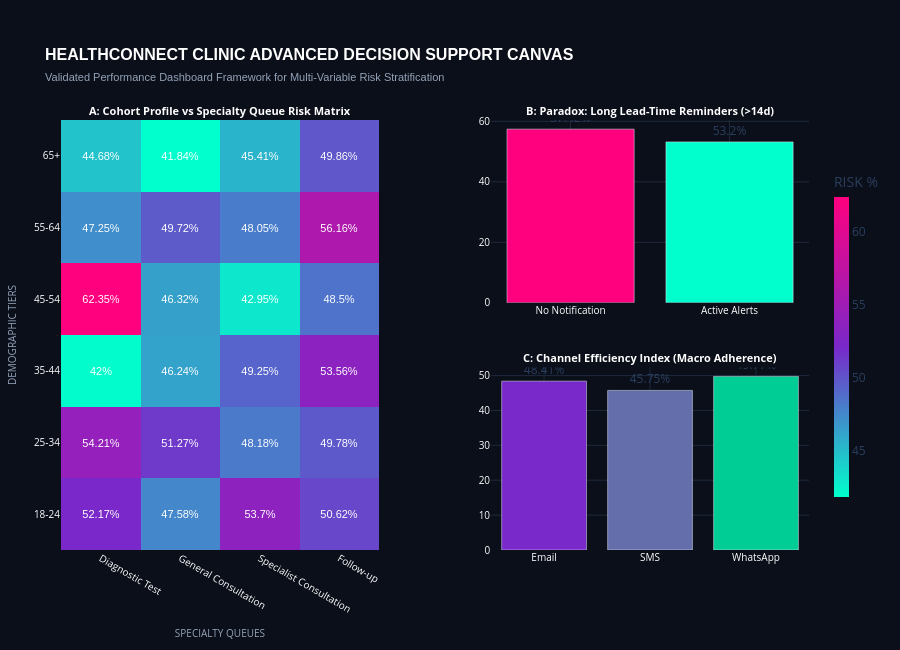

Notebook code cell kept with this figure:
### Code cell
def generate_decision_support_canvas(data_frame, export_directory=None, output_filename=None):
    working_df = data_frame.copy()
    working_df['NoShowBinary'] = working_df['appointment_outcome'].apply(lambda x: 1 if x == 'No-Show' else 0)

    AGE_COHORTS = ['18-24', '25-34', '35-44', '45-54', '55-64', '65+']
    SPECIALTY_QUEUES = ['Diagnostic Test', 'General Consultation', 'Specialist Consultation', 'Follow-up']

    # Subplot A Calculations
    heatmap_aggregation = working_df.groupby(['age_group', 'appointment_type'])['NoShowBinary'].mean().unstack().loc[AGE_COHORTS, SPECIALTY_QUEUES]
    z_matrix_percentages = (heatmap_aggregation.values * 100).round(2)

    # Subplot B Calculations
    extended_bookings_df = working_df[working_df['booking_lead_days'] > 14]
    reminder_aggregation = extended_bookings_df.groupby('reminder_sent')['NoShowBinary'].mean().reset_index()
    reminder_aggregation['rate'] = (reminder_aggregation['NoShowBinary'] * 100).round(2)
    reminder_aggregation['axis_labels'] = reminder_aggregation['reminder_sent'].map({'No': 'No Notification', 'Yes': 'Active Alerts'})

    # Subplot C Calculations
    channel_aggregation = working_df.groupby('reminder_channel')['NoShowBinary'].mean().reset_index()
    channel_aggregation['rate'] = (channel_aggregation['NoShowBinary'] * 100).round(2)

    # Dashboard Subplot Structure Initialization
    canvas_layout = make_subplots(
        rows=2, cols=2,
        specs=[[{"type": "heatmap", "rowspan": 2}, {"type": "bar"}],
               [None, {"type": "bar"}]],
        subplot_titles=(
            "<b>A: Cohort Profile vs Specialty Queue Risk Matrix</b>",
            "<b>B: Paradox: Long Lead-Time Reminders (>14d)</b>",
            "<b>C: Channel Efficiency Index (Macro Adherence)</b>"
        ),
        horizontal_spacing=0.15,
        vertical_spacing=0.15
    )

    # Add Trace Subplot A
    canvas_layout.add_trace(
        go.Heatmap(
            z=z_matrix_percentages, x=SPECIALTY_QUEUES, y=AGE_COHORTS,
            colorscale=[[0.0, '#00ffcc'], [0.5, '#7928ca'], [1.0, '#ff007f']],
            showscale=True,
            colorbar=dict(title="RISK %", thickness=15, len=0.8, yanchor="middle", y=0.5), # Fixed backslash syntax error here
            hovertemplate="Cohort: %{y}<br>Queue: %{x}<br>Risk Score: <b>%{z}%</b><extra></extra>",
            text=z_matrix_percentages, texttemplate="%{text}%", textfont=dict(color='#ffffff', size=11, family='Arial')
        ), row=1, col=1
    )

    # Add Trace Subplot B
    canvas_layout.add_trace(
        go.Bar(
            x=reminder_aggregation['axis_labels'], y=reminder_aggregation['rate'],
            marker_color=['#ff007f', '#00ffcc'],
            text=reminder_aggregation['rate'].apply(lambda x: f"{x}%"), textposition='outside',
            hovertemplate="Notification State: %{x}<br>No-Show Rate: <b>%{y}%</b><extra></extra>"
        ), row=1, col=2
    )

    # Add Trace Subplot C
    canvas_layout.add_trace(
        go.Bar(
            x=channel_aggregation['reminder_channel'], y=channel_aggregation['rate'],
            marker_color=['#7928ca', '#636eaa', '#00cc96'],
            text=channel_aggregation['rate'].apply(lambda x: f"{x}%"), textposition='outside',
            hovertemplate="Channel Gateway: %{x}<br>No-Show Rate: <b>%{y}%</b><extra></extra>"
        ), row=2, col=2
    )

    # Layout Aesthetics Updates
    canvas_layout.update_layout(
        title=dict(
            text="<b>HEALTHCONNECT CLINIC ADVANCED DECISION SUPPORT CANVAS</b><br><span style='color:#94a3b8; font-size:11px;'>Validated Performance Dashboard Framework for Multi-Variable Risk Stratification</span>",
            font=dict(size=16, color='#ffffff', family='Arial')
        ),
        plot_bgcolor='#0b0f19', paper_bgcolor='#0b0f19', showlegend=False, height=650, margin=dict(t=120, b=50, l=60, r=40)
    )

    axis_keys = ['xaxis', 'xaxis2', 'xaxis3', 'yaxis', 'yaxis2', 'yaxis3']
    for axis in axis_keys:
        canvas_layout['layout'][axis]['tickfont'] = dict(color='#ffffff', size=10)
        canvas_layout['layout'][axis]['gridcolor'] = '#1e293b'
        canvas_layout['layout'][axis]['zeroline'] = False

    canvas_layout['layout']['yaxis']['title'] = dict(text="DEMOGRAPHIC TIERS", font=dict(color='#94a3b8', size=10))
    canvas_layout['layout']['xaxis']['title'] = dict(text="SPECIALTY QUEUES", font=dict(color='#94a3b8', size=10))
    canvas_layout.update_annotations(dict(font=dict(color='#ffffff', size=11)))

    if export_directory and output_filename and os.path.isdir(export_directory):
        destination_target = os.path.join(export_directory, output_filename)
        canvas_layout.write_html(destination_target)
        print(f"[EXPORT SUCCESS] File verification path target resolved: {destination_target}")
            
    return canvas_layout

# Run rendering loops against current context directory configurations
TARGET_FILE = "healthconnect_decision_support_canvas.html"

dashboard_figure = generate_decision_support_canvas(df, export_directory=DOCS_DIR, output_filename=TARGET_FILE)
dashboard_figure.show()

### Figure 1 — Plotly figure (JSON) as saved in the notebook; plotly's stock layout.template omitted (floating-point values rounded to 4 significant figures)
{"data": [{"colorbar": {"len": 0.8, "thickness": 15, "title": {"text": "RISK %"}, "y": 0.5, "yanchor": "middle"}, "colorscale": [[0, "#00ffcc"], [0.5, "#7928ca"], [1, "#ff007f"]], "hovertemplate": "Cohort: %{y}<br>Queue: %{x}<br>Risk Score: <b>%{z}%</b><extra></extra>", "showscale": true, "text": [[52.17, 47.58, 53.7, 50.62], [54.21, 51.27, 48.18, 49.78], [42.0, 46.24, 49.25, 53.56], [62.35, 46.32, 42.95, 48.5], [47.25, 49.72, 48.05, 56.16], [44.68, 41.84, 45.41, 49.86]], "textfont": {"color": "#ffffff", "family": "Arial", "size": 11}, "texttemplate": "%{text}%", "type": "heatmap", "x": ["Diagnostic Test", "General Consultation", "Specialist Consultation", "Follow-up"], "xaxis": "x", "y": ["18-24", "25-34", "35-44", "45-54", "55-64", "65+"], "yaxis": "y", "z": [[52.17, 47.58, 53.7, 50.62], [54.21, 51.27, 48.18, 49.78], [42.0, 46.24, 49.25, 53.56], [62.35, 46.32, 42.95, 48.5], [47.25, 49.72, 48.05, 56.16], [44.68, 41.84, 45.41, 49.86]]}, {"hovertemplate": "Notification State: %{x}<br>No-Show Rate: <b>%{y}%</b><extra></extra>", "marker": {"color": ["#ff007f", "#00ffcc"]}, "text": ["57.42%", "53.2%"], "textposition": "outside", "type": "bar", "x": ["No Notification", "Active Alerts"], "xaxis": "x2", "y": [57.42, 53.2], "yaxis": "y2"}, {"hovertemplate": "Channel Gateway: %{x}<br>No-Show Rate: <b>%{y}%</b><extra></extra>", "marker": {"color": ["#7928ca", "#636eaa", "#00cc96"]}, "text": ["48.41%", "45.75%", "49.77%"], "textposition": "outside", "type": "bar", "x": ["Email", "SMS", "WhatsApp"], "xaxis": "x3", "y": [48.41, 45.75, 49.77], "yaxis": "y3"}], "layout": {"annotations": [{"font": {"color": "#ffffff", "size": 11}, "showarrow": false, "text": "<b>A: Cohort Profile vs Specialty Queue Risk Matrix</b>", "x": 0.2125, "xanchor": "center", "xref": "paper", "y": 1, "yanchor": "bottom", "yref": "paper"}, {"font": {"color": "#ffffff", "size": 11}, "showarrow": false, "text": "<b>B: Paradox: Long Lead-Time Reminders (>14d)</b>", "x": 0.7875, "xanchor": "center", "xref": "paper", "y": 1, "yanchor": "bottom", "yref": "paper"}, {"font": {"color": "#ffffff", "size": 11}, "showarrow": false, "text": "<b>C: Channel Efficiency Index (Macro Adherence)</b>", "x": 0.7875, "xanchor": "center", "xref": "paper", "y": 0.425, "yanchor": "bottom", "yref": "paper"}], "height": 650, "margin": {"b": 50, "l": 60, "r": 40, "t": 120}, "paper_bgcolor": "#0b0f19", "plot_bgcolor": "#0b0f19", "showlegend": false, "title": {"font": {"color": "#ffffff", "family": "Arial", "size": 16}, "text": "<b>HEALTHCONNECT CLINIC ADVANCED DECISION SUPPORT CANVAS</b><br><span style='color:#94a3b8; font-size:11px;'>Validated Performance Dashboard Framework for Multi-Variable Risk Stratification</span>"}, "xaxis": {"anchor": "y", "domain": [0, 0.425], "gridcolor": "#1e293b", "tickfont": {"color": "#ffffff", "size": 10}, "title": {"font": {"color": "#94a3b8", "size": 10}, "text": "SPECIALTY QUEUES"}, "zeroline": false}, "xaxis2": {"anchor": "y2", "domain": [0.575, 1], "gridcolor": "#1e293b", "tickfont": {"color": "#ffffff", "size": 10}, "zeroline": false}, "xaxis3": {"anchor": "y3", "domain": [0.575, 1], "gridcolor": "#1e293b", "tickfont": {"color": "#ffffff", "size": 10}, "zeroline": false}, "yaxis": {"anchor": "x", "domain": [0, 1], "gridcolor": "#1e293b", "tickfont": {"color": "#ffffff", "size": 10}, "title": {"font": {"color": "#94a3b8", "size": 10}, "text": "DEMOGRAPHIC TIERS"}, "zeroline": false}, "yaxis2": {"anchor": "x2", "domain": [0.575, 1], "gridcolor": "#1e293b", "tickfont": {"color": "#ffffff", "size": 10}, "zeroline": false}, "yaxis3": {"anchor": "x3", "domain": [0, 0.425], "gridcolor": "#1e293b", "tickfont": {"color": "#ffffff", "size": 10}, "zeroline": false}}}
